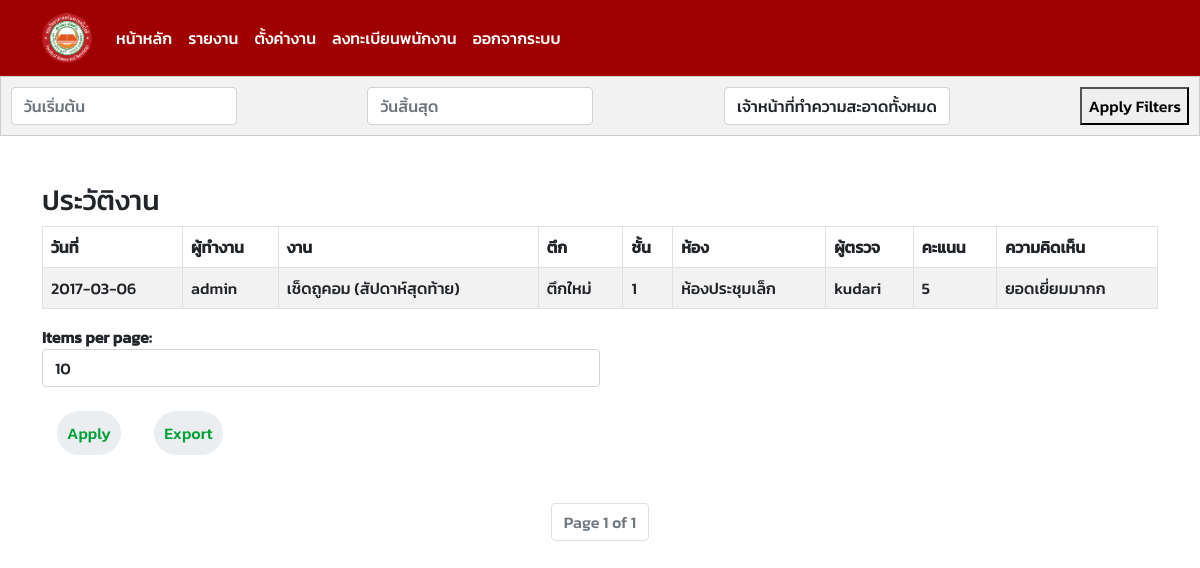
/workdata-history/ (signed in), run on an earlier commit of the app's database.
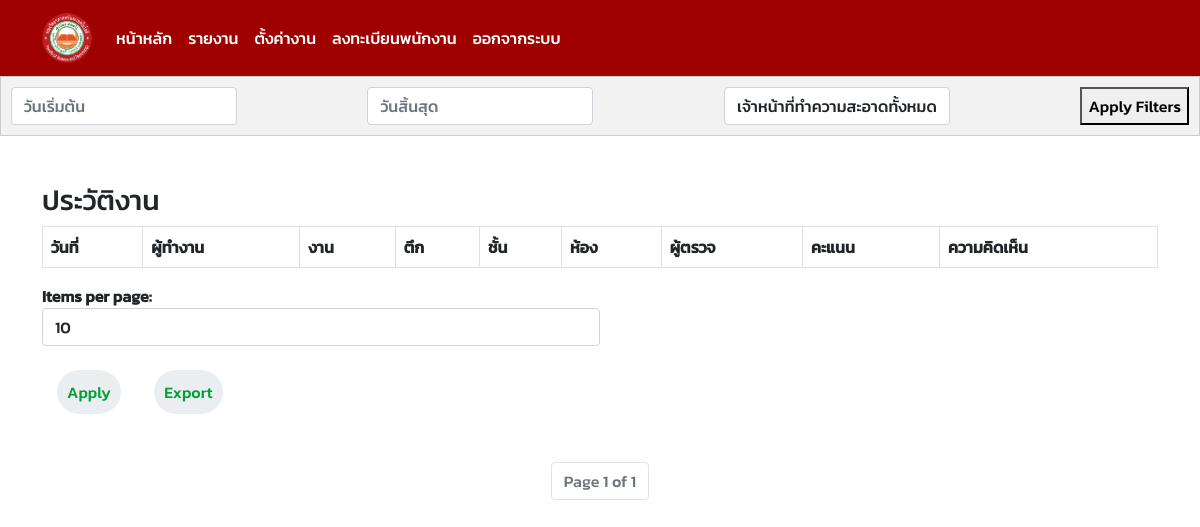
And on a later commit of the database.
### cleanerapp/models.py (models this page shows, shortened)
class WorksData(models.Model):
    date = models.DateField()
    status = models.CharField(max_length=20)
    rating = models.IntegerField(default=0)
    work = models.ForeignKey(Work, on_delete=models.CASCADE)
    comment = models.CharField(max_length=500)
    staff = models.CharField(max_length=100)
    class Meta:
        verbose_name_plural = "บันทึกข้อมูลทำความสะอาด"

class Work(models.Model):
    work_name = models.CharField(max_length=100)
    cleaner = models.ForeignKey(Cleaner, on_delete=models.CASCADE)
    room = models.ForeignKey(Room, on_delete=models.CASCADE)
    WEEKDAYS = [
        ('Sunday', 'Sunday'),
        ('Monday', 'Monday'),
        ('Tuesday', 'Tuesday'),
        ('Wednesday', 'Wednesday'),
        ('Thursday', 'Thursday'),
        ('Friday', 'Friday'),
        ('Saturday', 'Saturday'),
    ]
    day = models.CharField(max_length=9, choices=WEEKDAYS)  # Set max_length to accommodate the longest weekday name
    class Meta:
        unique_together = ('work_name', 'cleaner', 'room', 'day')
        verbose_name_plural = "งาน"

class Cleaner(models.Model):
    SEX_CHOICES = [
        ('Male', 'Male'),
        ('Female', 'Female'),
    ]
    profile_image = models.ImageField(upload_to='profile_images/', blank=True, null=True)
    user = models.OneToOneField(User, on_delete=models.CASCADE)
    sex = models.CharField(max_length=10, choices=SEX_CHOICES)
    class Meta:
        verbose_name_plural = "พนักงานทำความสะอาด"

class Room(models.Model):
    room_name = models.CharField(max_length=100)
    building = models.ForeignKey(Building, on_delete=models.CASCADE)
    floor_num = models.PositiveIntegerField()
    class Meta:
        unique_together = ('room_name', 'building', 'floor_num')
        verbose_name_plural = "ห้อง"

class Building(models.Model):
    name = models.CharField(max_length=100, unique=True)
    total_floors = models.PositiveIntegerField()
    class Meta:
        verbose_name_plural = "ตึก"

### cleanerapp/views.py (the view)
# urls.py: path('workdata-history/', views.get_workdata_history, name='workdata_history'),
@login_required
@staff_required
def get_workdata_history(request):
    workdata_history = WorksData.objects.all()
    start_date = request.GET.get('start_date')
    end_date = request.GET.get('end_date')
    cleaner_query = request.GET.get('cleaner')
    cleaner_choices = Cleaner.objects.values_list('user__first_name', flat=True).distinct().order_by('user__first_name')
    start_date = datetime.strptime(start_date, '%Y-%m-%d') if start_date else None
    end_date = datetime.strptime(end_date, '%Y-%m-%d') if end_date else None
    if start_date:
        workdata_history = workdata_history.filter(date__gte=start_date)
    if end_date:
        workdata_history = workdata_history.filter(date__lte=end_date)
    if cleaner_query:
        workdata_history = workdata_history.filter(work__cleaner__user__first_name=cleaner_query)
    page_number = request.GET.get('page')
    items_per_page = request.GET.get('items_per_page', 10)  # Default to 10 items per page
    paginator = Paginator(workdata_history, items_per_page)
    page_data = paginator.get_page(page_number)
    context = {
        'workdata_history': page_data,
        'cleaner_choices' : cleaner_choices,
        'start_date' : start_date,
        'end_date' : end_date,
        'items_per_page': items_per_page,
    }
    return render(request, 'work_history.html', context)

### templates/work_history.html (shortened to what the changed rows need)
{% include 'navbar.html' %}
<!DOCTYPE html>
<html lang="en">
<head>
    {% load static %}
    <link rel="stylesheet" href="{% static 'css/cleaner.css' %}">
    <link href="https://cdn.jsdelivr.net/npm/bootstrap@5.0.0-alpha2/dist/css/bootstrap.min.css" rel="stylesheet">
    <link rel="stylesheet" href="https://cdnjs.cloudflare.com/ajax/libs/bootstrap-datepicker/1.9.0/css/bootstrap-datepicker.min.css">
</head>
<body style="font-family: 'Kanit-Medium', sans-serif;">
    <div class="container mt-5">
        <div class="table-responsive">
        <table id="workdata-table" class="table table-bordered table-striped">
            <thead class="thead-dark">
                <tr>
                    <th data-filter="true" data-filter-type="select">วันที่</th>
                    <th data-filter="true" data-filter-type="select">ผู้ทำงาน</th>
                    <th data-filter="true" data-filter-type="select">งาน</th>
                    <th data-filter="true" data-filter-type="select">ตึก</th>
                    <th data-filter="true" data-filter-type="select">ชั้น</th>
                    <th data-filter="true" data-filter-type="select">ห้อง</th>
                    <th data-filter="true" data-filter-type="select">ผู้ตรวจ</th>
                    <th data-filter="true" data-filter-type="select">คะแนน</th>
                    <th data-filter="true" data-filter-type="select">ความคิดเห็น</th>
                </tr>
            </thead>
            <tbody>
                {% for workdata in workdata_history %}
                <tr>
                    <td>{{ workdata.date|date:'Y-m-d' }}</td>
                    <td>{{ workdata.work.cleaner.user.first_name }}</td>
                    <td>{{ workdata.work.work_name }}</td>
                    <td>{{ workdata.work.room.building.name }}</td>
                    <td>{{ workdata.work.room.floor_num }}</td>
                    <td>{{ workdata.work.room.room_name }}</td>
                    <td>{{ workdata.staff }}</td>
                    <td>{{ workdata.rating }}</td>
                    <td>{{ workdata.comment }}</td>
                </tr>
                {% endfor %}
            </tbody>
        </table>
        </div>
    </div>
</body>
</html>

What changed in the data, as far as the page shows it:
removed WorksData: date "2017-03-06", work.cleaner.user.first_name "admin", work.work_name "เช็ดถูคอม (สัปดาห์สุดท้าย)", work.room.building.name "ตึกใหม่", work.room.floor_num "1", work.room.room_name "ห้องประชุมเล็ก", staff "kudari", rating "5", comment "ยอดเยี่ยมมากก"
